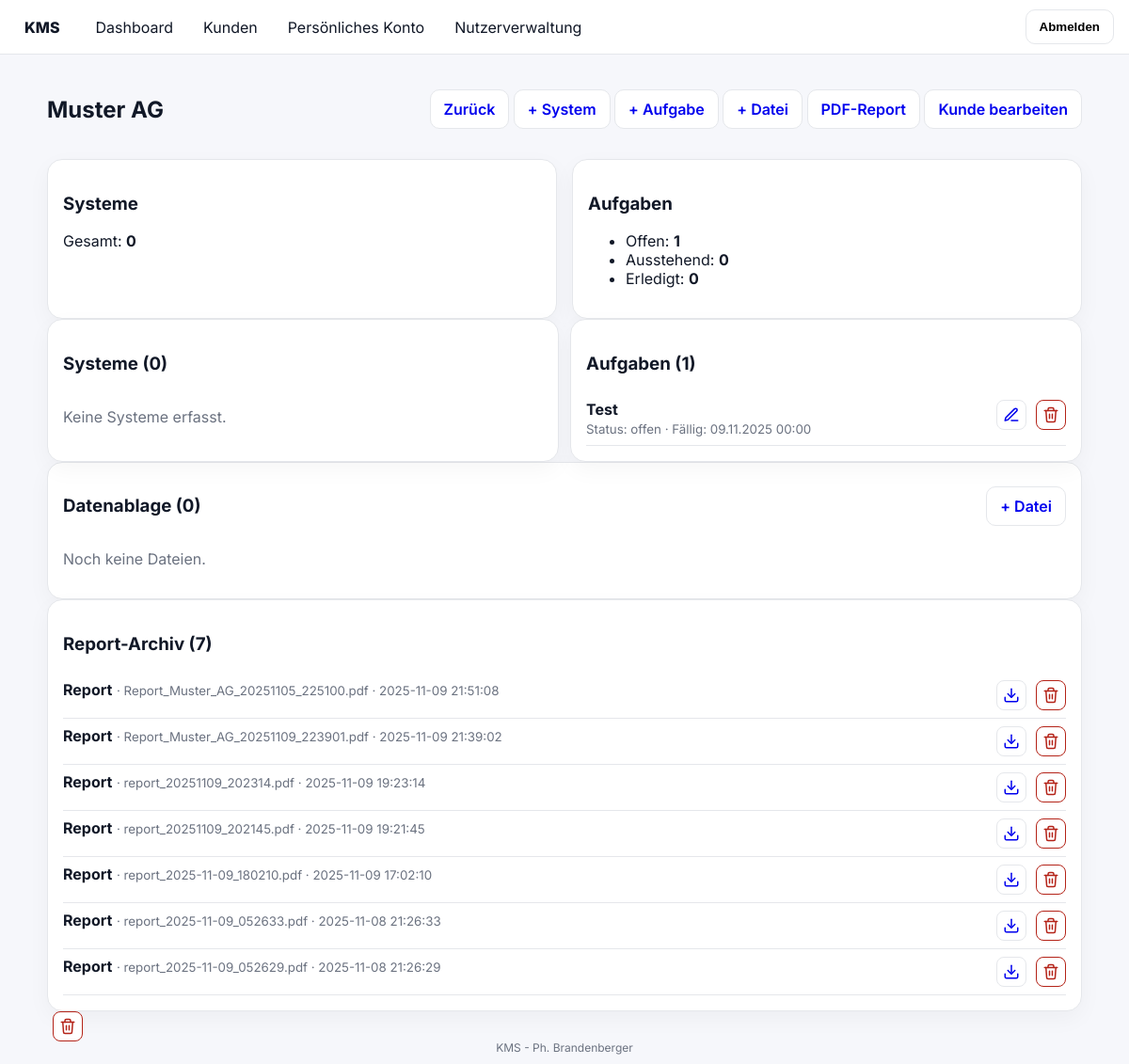
Screenshot of /?route=customer_view&id=3 (signed in) with the database file from the repository.
### tables this page shows
CREATE TABLE `customers` (
  `id` int(10) UNSIGNED NOT NULL,
  `name` varchar(255) NOT NULL,
  `street` varchar(255) DEFAULT NULL,
  `zip` varchar(20) DEFAULT NULL,
  `city` varchar(120) DEFAULT NULL,
  `website` varchar(255) DEFAULT NULL,
  `logo_url` varchar(500) DEFAULT NULL,
  `responsible_technician_id` int(10) UNSIGNED DEFAULT NULL,
  `owner_user_id` int(10) UNSIGNED DEFAULT NULL,
  `created_at` timestamp NOT NULL DEFAULT current_timestamp(),
  `maintenance_type` enum('none','daily','weekly','biweekly','monthly','yearly','paused') DEFAULT NULL,
  `maintenance_time` time DEFAULT NULL,
  `maintenance_weekday` tinyint(4) DEFAULT NULL,
  `maintenance_week_of_month` tinyint(4) DEFAULT NULL,
  `maintenance_year_month` tinyint(4) DEFAULT NULL,
  `maintenance_year_day` tinyint(4) DEFAULT NULL,
  `maintenance_pause_reason` varchar(500) DEFAULT NULL
);

CREATE TABLE `tasks` (
  `id` int(10) UNSIGNED NOT NULL,
  `customer_id` int(10) UNSIGNED NOT NULL,
  `system_id` int(10) UNSIGNED DEFAULT NULL,
  `title` varchar(255) NOT NULL,
  `description` text DEFAULT NULL,
  `status` enum('offen','ausstehend','erledigt','fehlgeschlagen','pausiert') NOT NULL DEFAULT 'offen',
  `is_paused` tinyint(1) NOT NULL DEFAULT 0,
  `pause_reason` varchar(500) DEFAULT NULL,
  `is_recurring` tinyint(1) NOT NULL DEFAULT 1,
  `due_date` date DEFAULT NULL,
  `comment` text DEFAULT NULL,
  `created_by` int(10) UNSIGNED DEFAULT NULL,
  `assigned_to` int(10) UNSIGNED DEFAULT NULL,
  `completed_at` datetime DEFAULT NULL,
  `confirmed_by` int(10) UNSIGNED DEFAULT NULL,
  `failure_comment` text DEFAULT NULL,
  `created_at` timestamp NOT NULL DEFAULT current_timestamp()
);

CREATE TABLE `customer_reports` (
  `id` int(10) UNSIGNED NOT NULL,
  `customer_id` int(10) UNSIGNED NOT NULL,
  `filename` varchar(255) NOT NULL,
  `title` varchar(255) DEFAULT NULL,
  `file_path` varchar(1000) NOT NULL,
  `created_by` int(10) UNSIGNED DEFAULT NULL,
  `created_at` timestamp NOT NULL DEFAULT current_timestamp()
);

### src/CustomerRepo.php (called while the page is built, shortened)
<?php
class CustomerRepo {
  public static function findWithDetails(int $id): ?array {
    $pdo = DB::pdo();
    $st = $pdo->prepare("
      SELECT c.*,
             rt.email AS technician_email,
             ow.email AS owner_email
      FROM customers c
      LEFT JOIN users rt ON rt.id = c.responsible_technician_id
      LEFT JOIN users ow ON ow.id = c.owner_user_id
      WHERE c.id = ?
      LIMIT 1
    ");
    $st->execute([$id]);
    $c = $st->fetch();
    $k = $pdo->prepare("SELECT * FROM customer_contacts WHERE customer_id = ? ORDER BY id ASC");
    $k->execute([$id]);
    $c['contacts'] = $k->fetchAll() ?: [];
    $s = $pdo->prepare("SELECT COUNT(*) FROM systems WHERE customer_id = ?");
    $s->execute([$id]);
    $c['systems_count'] = (int)$s->fetchColumn();
    $t = $pdo->prepare("
      SELECT
        SUM(CASE WHEN status='offen' THEN 1 ELSE 0 END)      AS open_cnt,
        SUM(CASE WHEN status='erledigt' THEN 1 ELSE 0 END)   AS done_cnt,
        SUM(CASE WHEN status='ausstehend' THEN 1 ELSE 0 END) AS pending_cnt
      FROM tasks WHERE customer_id = ?
    ");
    $t->execute([$id]);
    $c['tasks'] = $t->fetch() ?: ['open_cnt'=>0,'done_cnt'=>0,'pending_cnt'=>0];
    return $c;
  }
}

### src/Auth.php (called while the page is built, shortened)
<?php
class Auth {
  public static function user(): ?array { return $_SESSION['user'] ?? null; }
}

### src/Policy.php (called while the page is built, shortened)
<?php
class Policy {
  public static function capsFor(string $role): array {
    switch ($role) {
case 'Admin': return ['*'];
    }
  }
  public static function can(string $cap): bool {
    $u = Auth::user();
    $caps = self::capsFor($u['role'] ?? '');
    if (in_array('*', $caps, true)) return true;
    return in_array($cap, $caps, true);
  }
}

### src/DB.php (called while the page is built, shortened)
<?php
class DB {
  public static function pdo(): PDO {
    static $pdo = null;
    if ($pdo) return $pdo;
    $dsn = 'mysql:host='.Config::DB_HOST
         . ';port='.Config::DB_PORT
         . ';dbname='.Config::DB_NAME
         . ';charset='.Config::DB_CHARSET;
    $opts = [
      PDO::ATTR_ERRMODE            => PDO::ERRMODE_EXCEPTION,
      PDO::ATTR_DEFAULT_FETCH_MODE => PDO::FETCH_ASSOC,
      PDO::ATTR_EMULATE_PREPARES   => false,
    ];
    try {
      $pdo = new PDO($dsn, Config::DB_USER, Config::DB_PASS, $opts);
    } catch (PDOException $e) {
      http_response_code(500);
      exit('DB-Verbindung fehlgeschlagen: '.$e->getMessage());
    }
    return $pdo;
  }
}

### src/SystemRepo.php (called while the page is built, shortened)
<?php
class SystemRepo {
  public static function listByCustomer(int $customerId): array {
    $st = DB::pdo()->prepare("
      SELECT s.*, u.email AS technician_email
      FROM systems s
      LEFT JOIN users u ON u.id = s.responsible_technician_id
      WHERE s.customer_id = ?
      ORDER BY s.name ASC
    ");
    $st->execute([$customerId]);
    return $st->fetchAll() ?: [];
  }
}

### src/TaskRepo.php (called while the page is built, shortened)
<?php
class TaskRepo {
public static function listByCustomer(int $customerId): array {
  $st = DB::pdo()->prepare("
    SELECT t.*, s.name AS system_name
    FROM tasks t
    LEFT JOIN systems s ON s.id = t.system_id
    WHERE t.customer_id = ?
    ORDER BY COALESCE(t.due_date, '9999-12-31') ASC, t.id DESC
  ");
  $st->execute([$customerId]);
  return $st->fetchAll() ?: [];
}
}

### src/FileRepo.php (called while the page is built, shortened)
<?php
class FileRepo
{
    public static function listByCustomer(int $customerId): array
    {
        $sql = "
            SELECT
              f.id,
              f.customer_id,
              f.stored_name,
              f.original_name,
              f.mime,
              f.size_bytes,
              f.description,
              f.uploaded_by,
              f.created_at,
              u.email AS uploader_email,
              GROUP_CONCAT(DISTINCT s.name ORDER BY s.name SEPARATOR ', ')   AS systems_csv,
              GROUP_CONCAT(DISTINCT t.title ORDER BY t.id DESC SEPARATOR ', ') AS tasks_csv
            FROM customer_files f
            LEFT JOIN users u ON u.id = f.uploaded_by
            LEFT JOIN customer_file_systems cfs ON cfs.file_id = f.id
            LEFT JOIN systems s ON s.id = cfs.system_id
            LEFT JOIN customer_file_tasks cft ON cft.file_id = f.id
            LEFT JOIN tasks t ON t.id = cft.task_id
            WHERE f.customer_id = ?
            GROUP BY
              f.id, f.customer_id, f.stored_name, f.original_name, f.mime, f.size_bytes,
              f.description, f.uploaded_by, f.created_at, u.email
            ORDER BY f.id DESC
        ";
        $st = DB::pdo()->prepare($sql);
        $st->execute([$customerId]);
        return $st->fetchAll(PDO::FETCH_ASSOC) ?: [];
    }
}

### src/ReportRepo.php (called while the page is built, shortened)
<?php
class ReportRepo
{
    public static function listByCustomer(int $customerId): array {
        $st = DB::pdo()->prepare("
            SELECT id, customer_id, filename, file_path, created_at
            FROM customer_reports
            WHERE customer_id=?
            ORDER BY created_at DESC, id DESC
        ");
        $st->execute([$customerId]);
        return $st->fetchAll(PDO::FETCH_ASSOC) ?: [];
    }
}

### views/customer_view.php (the view, shortened to what this page needs)
<?php
$customerId = (int)$c['id'];
$systems = \App\SystemRepo::listByCustomer($customerId);
$tasks   = \App\TaskRepo::listByCustomer($customerId);
$files   = \App\FileRepo::listByCustomer($customerId);
$reports = [];
if (class_exists('\App\ReportRepo')) {
  $reports = \App\ReportRepo::listByCustomer($customerId);
}
$cnt = ['offen'=>0,'ausstehend'=>0,'erledigt'=>0];
foreach ($tasks as $t) {
  $st = $t['status'] ?? '';
  if (isset($cnt[$st])) $cnt[$st]++;
}
?>
<section class="dash">
  <header class="dash-header">
    <div>
      <h2><?= htmlspecialchars($c['name']) ?></h2>
    </div>
    <div class="actions">
      <a class="btn" href="?route=customers">Zurück</a>
      <?php if (Policy::can('systems.create')): ?>
        <a class="btn" href="?route=system_new&customer_id=<?= $customerId ?>">+ System</a>
      <?php endif; ?>
      <?php if (Policy::can('tasks.create')): ?>
        <a class="btn" href="?route=task_new&customer_id=<?= $customerId ?>">+ Aufgabe</a>
      <?php endif; ?>
      <?php if (Policy::can('files.upload')): ?>
        <a class="btn" href="?route=file_new&customer_id=<?= $customerId ?>">+ Datei</a>
      <?php endif; ?>
	  <?php if (class_exists('\App\ReportRepo') && \App\Policy::can('customers.view')): ?>
	    <a class="btn" href="?route=report_form&customer_id=<?= (int)$customerId ?>">PDF-Report</a>
	  <?php endif; ?>
      <?php if (Policy::can('customers.update')): ?>
        <a class="btn" href="?route=customer_edit&id=<?= $customerId ?>">Kunde bearbeiten</a>
      <?php endif; ?>
    </div>
  </header>
  <div class="cards mt-3">
    <div class="card">
      <h3>Systeme</h3>
      <p>Gesamt: <strong><?= (int)($c['systems_count'] ?? count($systems)) ?></strong></p>
    </div>
    <div class="card">
      <h3>Aufgaben</h3>
      <ul>
        <li>Offen: <strong><?= (int)$cnt['offen'] ?></strong></li>
        <li>Ausstehend: <strong><?= (int)$cnt['ausstehend'] ?></strong></li>
        <li>Erledigt: <strong><?= (int)$cnt['erledigt'] ?></strong></li>
      </ul>
    </div>
  </div>
  <section class="grid-2 mt-4">
    <div class="card">
      <div class="card-head-between">
        <h3>Systeme (<?= count($systems) ?>)</h3>
      </div>
      <?php if (empty($systems)): ?>
        <p class="muted">Keine Systeme erfasst.</p>
      <?php endif; ?>
    </div>
    <div class="card">
      <div class="card-head-between">
        <h3>Aufgaben (<?= count($tasks) ?>)</h3>
      </div>
      <?php if (empty($tasks)): ?>
        <p class="muted">Keine Aufgaben erfasst.</p>
      <?php else: ?>
        <ul class="simple-list">
          <?php foreach ($tasks as $t): ?>
            <li>
              <div>
                <strong><?= htmlspecialchars($t['title']) ?></strong><br>
                <small class="muted">
                  Status: <?= htmlspecialchars($t['status']) ?>
                  <?php if (!empty($t['due_date'])): ?> · Fällig: <?= htmlspecialchars(date('d.m.Y H:i', strtotime($t['due_date']))) ?><?php endif; ?>
                </small>
              </div>
              <?php if (Policy::can('tasks.update')): ?>
                <div class="actions">
                  <a class="icon-btn" title="Bearbeiten" href="?route=task_edit&id=<?= (int)$t['id'] ?>">
                    <svg class="icon"><use href="#i-edit"/></svg>
                  </a>
                  <form method="post" action="?route=task_delete&id=<?= (int)$t['id'] ?>"
                        onsubmit="return confirm('Aufgabe wirklich löschen?');" style="display:inline">
                    <button class="icon-btn danger" type="submit" title="Löschen">
                      <svg class="icon"><use href="#i-trash"/></svg>
                    </button>
                  </form>
                </div>
              <?php endif; ?>
            </li>
          <?php endforeach; ?>
        </ul>
      <?php endif; ?>
    </div>
  </section>
  <div class="card mt-4">
    <div class="card-head-between">
      <h3>Datenablage (<?= count($files) ?>)</h3>
      <?php if (Policy::can('files.upload')): ?>
        <a class="btn" href="?route=file_new&customer_id=<?= $customerId ?>">+ Datei</a>
      <?php endif; ?>
    </div>
    <?php if (!$files): ?>
      <p class="muted">Noch keine Dateien.</p>
    <?php endif; ?>
  </div>
  <?php if (!empty($reports)): ?>
    <div class="card mt-4">
      <div class="card-head-between">
        <h3>Report-Archiv (<?= count($reports) ?>)</h3>
      </div>
      <ul class="simple-list">
        <?php foreach ($reports as $r): ?>
          <li>
            <div>
              <strong><?= htmlspecialchars($r['title'] ?? 'Report') ?></strong>
              <small class="muted"> · <?= htmlspecialchars($r['filename']) ?> · <?= htmlspecialchars($r['created_at']) ?></small>
            </div>
            <div class="actions">
              <a class="icon-btn" title="Download" href="?route=report_download&id=<?= (int)$r['id'] ?>">
                <svg class="icon"><use href="#i-download"/></svg>
              </a>
              <?php if (Policy::can('customers.update')): ?>
                <form method="post" action="?route=report_delete&id=<?= (int)$r['id'] ?>"
                      onsubmit="return confirm('Report löschen?');" style="display:inline">
                  <button class="icon-btn danger" type="submit" title="Löschen">
                    <svg class="icon"><use href="#i-trash"/></svg>
                  </button>
                </form>
              <?php endif; ?>
            </div>
          </li>
        <?php endforeach; ?>
      </ul>
    </div>
  <?php endif; ?>
	<?php if (\App\Policy::can('customers.delete')): ?>
	  <form method="post" action="?route=customer_delete&id=<?= (int)$c['id'] ?>"
			onsubmit="return confirm('Kunde „<?= htmlspecialchars($c['name']) ?>“ wirklich löschen? Diese Aktion kann nicht rückgängig gemacht werden.');"
			style="display:inline">
		<button class="icon-btn danger" type="submit" title="Kunde löschen">
		  <svg class="icon"><use href="#i-trash"/></svg>
		</button>
	  </form>
	<?php endif; ?>
</section>

### rows the page displays
customers: name "Muster AG"
tasks: title "Test", status "offen", due_date "09.11.2025 00:00"
customer_reports: title "Report", filename "Report_Muster_AG_20251105_225100.pdf", created_at "2025-11-09 21:51:08"
customer_reports: title "Report", filename "Report_Muster_AG_20251109_223901.pdf", created_at "2025-11-09 21:39:02"
customer_reports: title "Report", filename "report_20251109_202314.pdf", created_at "2025-11-09 19:23:14"
customer_reports: title "Report", filename "report_20251109_202145.pdf", created_at "2025-11-09 19:21:45"
customer_reports: title "Report", filename "report_2025-11-09_180210.pdf", created_at "2025-11-09 17:02:10"
customer_reports: title "Report", filename "report_2025-11-09_052633.pdf", created_at "2025-11-08 21:26:33"
customer_reports: title "Report", filename "report_2025-11-09_052629.pdf", created_at "2025-11-08 21:26:29"

### other values shown
$c['systems_count'] "0"
$cnt['offen'] "1"
$cnt['ausstehend'] "0"
$cnt['erledigt'] "0"
count($systems) "0"
count($tasks) "1"
count($files) "0"
count($reports) "7"
Config::APP_NAME "KMS - Ph. Brandenberger"
